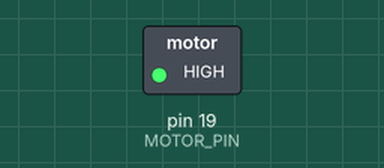
This sketch was run on a simulated Arduino Uno, built with avr-gcc and run on an emulated ATmega328P. Shown: switched loads named in the sketch (green lamp = pin HIGH).

Above: at 0.5 s.
At 2.5 s:
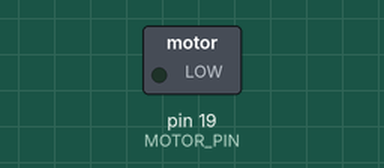
Timing chart, 0 to 5.2 s (numbered marks = the images above):
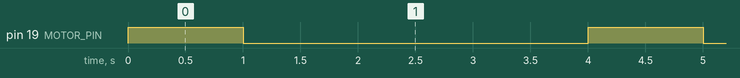

The sketch:

motor_test.ino
```cpp
#define MOTOR_PIN 19

void setup() {
  pinMode(MOTOR_PIN, OUTPUT);
}

void loop() {
  digitalWrite(MOTOR_PIN, HIGH);
  delay(1000);
  digitalWrite(MOTOR_PIN, LOW);
  delay(3000);
  digitalWrite(MOTOR_PIN, HIGH);
  delay(1000);
  digitalWrite(MOTOR_PIN, LOW);
  delay(3000);
}
```

Measured:
- by itself, pin 19 (MOTOR_PIN): alternates HIGH for 1.0 s and LOW for 3.0 s
